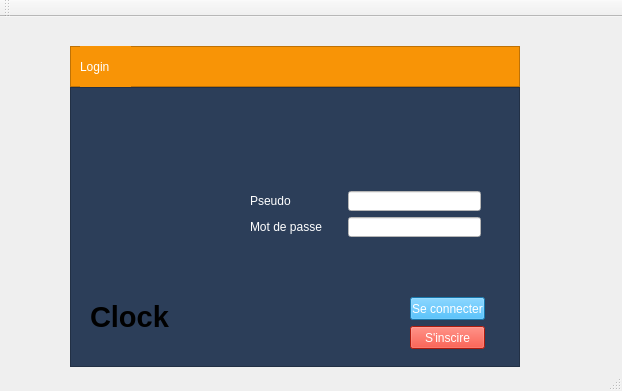
<?xml version="1.0" encoding="UTF-8"?>
<ui version="4.0">
 <class>MainWindow</class>
 <widget class="QMainWindow" name="MainWindow">
  <property name="geometry">
   <rect>
    <x>0</x>
    <y>0</y>
    <width>622</width>
    <height>391</height>
   </rect>
  </property>
  <property name="windowTitle">
   <string>MainWindow</string>
  </property>
  <widget class="QWidget" name="centralWidget">
   <widget class="QFrame" name="frame_3">
    <property name="geometry">
     <rect>
      <x>70</x>
      <y>29</y>
      <width>450</width>
      <height>41</height>
     </rect>
    </property>
    <property name="styleSheet">
     <string notr="true">background-color: rgb(248, 148, 6);</string>
    </property>
    <property name="frameShape">
     <enum>QFrame::StyledPanel</enum>
    </property>
    <property name="frameShadow">
     <enum>QFrame::Raised</enum>
    </property>
    <widget class="QLabel" name="Login_2">
     <property name="geometry">
      <rect>
       <x>10</x>
       <y>0</y>
       <width>51</width>
       <height>41</height>
      </rect>
     </property>
     <property name="styleSheet">
      <string notr="true">color: rgb(255, 255, 255);
font: 16pt &quot;MS Shell Dlg 2&quot;;
</string>
     </property>
     <property name="text">
      <string>Login</string>
     </property>
    </widget>
   </widget>
   <widget class="QFrame" name="frame_2">
    <property name="geometry">
     <rect>
      <x>70</x>
      <y>70</y>
      <width>450</width>
      <height>280</height>
     </rect>
    </property>
    <property name="styleSheet">
     <string notr="true">background-color: rgb(44, 62, 89);</string>
    </property>
    <property name="frameShape">
     <enum>QFrame::StyledPanel</enum>
    </property>
    <property name="frameShadow">
     <enum>QFrame::Raised</enum>
    </property>
    <widget class="QLabel" name="Pseudo">
     <property name="geometry">
      <rect>
       <x>180</x>
       <y>104</y>
       <width>56</width>
       <height>19</height>
      </rect>
     </property>
     <property name="styleSheet">
      <string notr="true">color: rgb(255, 255, 255);
font: 12pt &quot;MS Shell Dlg 2&quot;;</string>
     </property>
     <property name="text">
      <string>Pseudo </string>
     </property>
    </widget>
    <widget class="QLabel" name="Mot_de_passe">
     <property name="geometry">
      <rect>
       <x>180</x>
       <y>130</y>
       <width>92</width>
       <height>19</height>
      </rect>
     </property>
     <property name="styleSheet">
      <string notr="true">font: 12pt &quot;MS Shell Dlg 2&quot;;
color: rgb(255, 255, 255);</string>
     </property>
     <property name="text">
      <string>Mot de passe</string>
     </property>
    </widget>
    <widget class="QLineEdit" name="lineEdit_Pseudo">
     <property name="geometry">
      <rect>
       <x>278</x>
       <y>104</y>
       <width>133</width>
       <height>20</height>
      </rect>
     </property>
     <property name="styleSheet">
      <string notr="true">background-color: rgb(255, 255, 255);</string>
     </property>
    </widget>
    <widget class="QLineEdit" name="lineEdit_Mdp">
     <property name="geometry">
      <rect>
       <x>278</x>
       <y>130</y>
       <width>133</width>
       <height>20</height>
      </rect>
     </property>
     <property name="styleSheet">
      <string notr="true">background-color: rgb(255, 255, 255);</string>
     </property>
     <property name="echoMode">
      <enum>QLineEdit::Password</enum>
     </property>
    </widget>
    <widget class="QLabel" name="label_picture">
     <property name="geometry">
      <rect>
       <x>38</x>
       <y>73</y>
       <width>81</width>
       <height>91</height>
      </rect>
     </property>
     <property name="text">
      <string/>
     </property>
    </widget>
    <widget class="QLabel" name="label_Pseudo">
     <property name="geometry">
      <rect>
       <x>148</x>
       <y>103</y>
       <width>21</width>
       <height>21</height>
      </rect>
     </property>
     <property name="text">
      <string/>
     </property>
    </widget>
    <widget class="QLabel" name="label_Mdp">
     <property name="geometry">
      <rect>
       <x>148</x>
       <y>124</y>
       <width>21</width>
       <height>20</height>
      </rect>
     </property>
     <property name="text">
      <string/>
     </property>
    </widget>
    <widget class="QLabel" name="message">
     <property name="geometry">
      <rect>
       <x>60</x>
       <y>150</y>
       <width>151</width>
       <height>31</height>
      </rect>
     </property>
     <property name="text">
      <string/>
     </property>
    </widget>
    <widget class="QPushButton" name="pushButton_connex">
     <property name="geometry">
      <rect>
       <x>340</x>
       <y>210</y>
       <width>75</width>
       <height>23</height>
      </rect>
     </property>
     <property name="styleSheet">
      <string notr="true">color: rgb(255, 255, 255);
background-color: rgb(34, 167, 240);

</string>
     </property>
     <property name="text">
      <string>Se connecter</string>
     </property>
    </widget>
    <widget class="QPushButton" name="pushButton_inscr">
     <property name="geometry">
      <rect>
       <x>340</x>
       <y>239</y>
       <width>75</width>
       <height>23</height>
      </rect>
     </property>
     <property name="styleSheet">
      <string notr="true">background-color: rgb(242, 38, 19);
color: rgb(255, 255, 255);</string>
     </property>
     <property name="text">
      <string>S'inscire</string>
     </property>
    </widget>
    <widget class="QLabel" name="Digital_Clock">
     <property name="geometry">
      <rect>
       <x>20</x>
       <y>200</y>
       <width>191</width>
       <height>60</height>
      </rect>
     </property>
     <property name="font">
      <font>
       <pointsize>22</pointsize>
       <weight>75</weight>
       <bold>true</bold>
      </font>
     </property>
     <property name="text">
      <string>Clock</string>
     </property>
    </widget>
   </widget>
  </widget>
  <widget class="QMenuBar" name="menuBar">
   <property name="geometry">
    <rect>
     <x>0</x>
     <y>0</y>
     <width>622</width>
     <height>21</height>
    </rect>
   </property>
  </widget>
  <widget class="QToolBar" name="mainToolBar">
   <attribute name="toolBarArea">
    <enum>TopToolBarArea</enum>
   </attribute>
   <attribute name="toolBarBreak">
    <bool>false</bool>
   </attribute>
  </widget>
  <widget class="QStatusBar" name="statusBar"/>
 </widget>
 <layoutdefault spacing="6" margin="11"/>
 <resources/>
 <connections/>
</ui>
